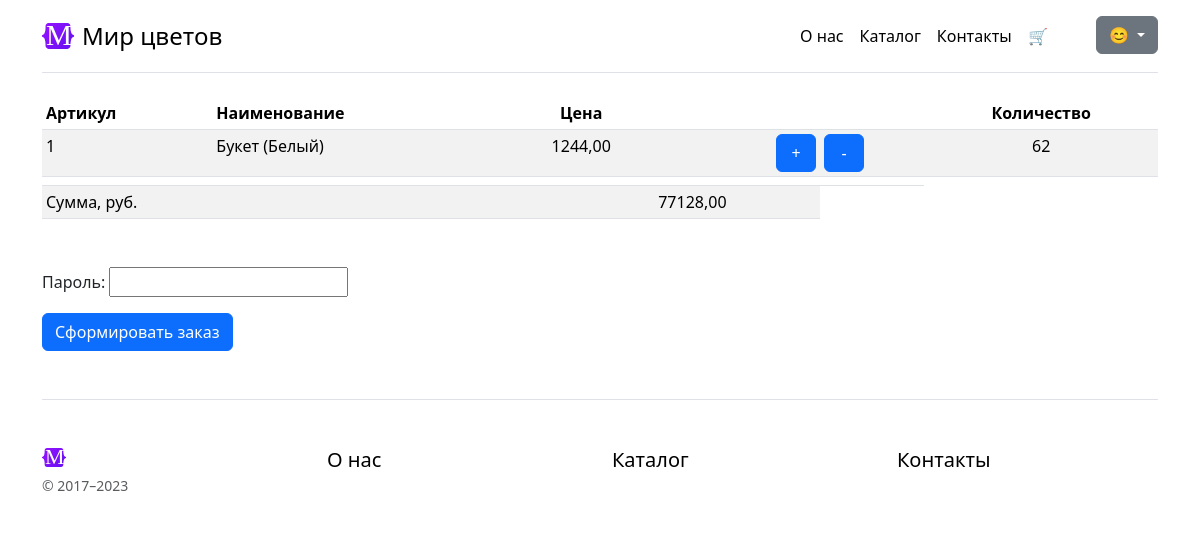
Before: /carts/ (signed in) with the older database file.
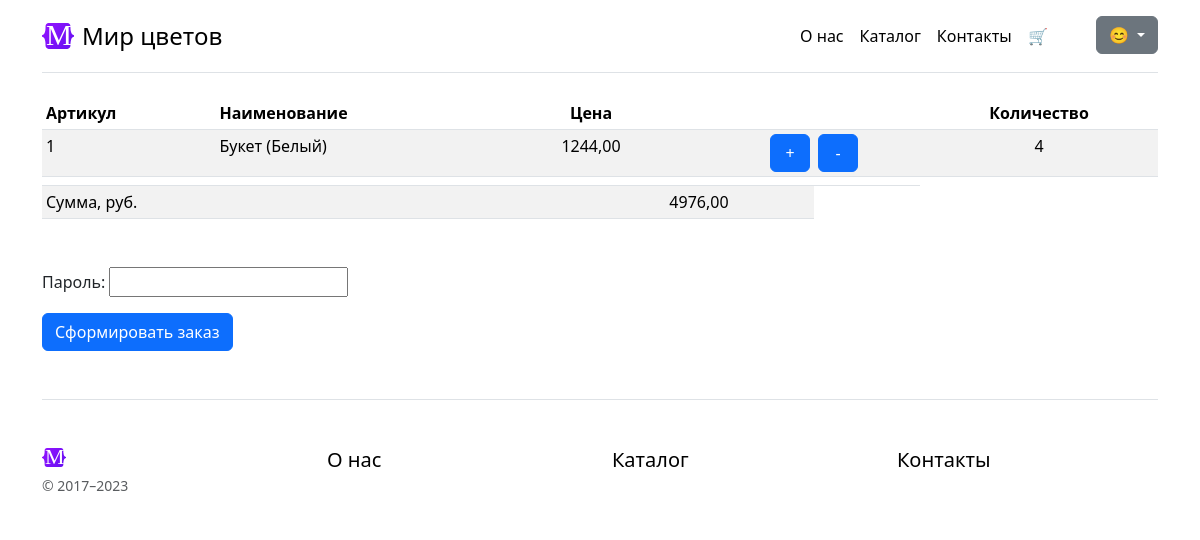
After: the same page with the newer database file.
### carts/models.py (models this page shows, shortened)
class Cart(UserMixin,
           models.Model):
    goods = models.ForeignKey("goods.goods",
                              on_delete=models.CASCADE,
                              verbose_name="Товар")
    quantity = models.IntegerField(blank=False,
                                   null=False,
                                   default=0,
                                   verbose_name="Количество")
    order = models.ForeignKey("orders.Order",
                              on_delete=models.CASCADE,
                              null=True,
                              blank=True, )
    class Meta:
        verbose_name = "Товар в корзине"
        verbose_name_plural = "Товары в корзинах"

### goods/models.py (models this page shows, shortened)
class Goods(NameMixin, models.Model):
    objects = models.Manager() # По умолчанию. Нужен для админки.
    in_stock = GoodsManager()
    added = models.DateTimeField(auto_now_add=True,
                                 verbose_name="Дата добавления")
    photo = models.ImageField(verbose_name="Фото")
    price = models.DecimalField(max_digits=10,
                                decimal_places=2,
                                verbose_name="Цена")
    origin = models.ForeignKey(
        "Country",
        on_delete=models.CASCADE,
        verbose_name="Страна-производитель",
    )
    color = models.ForeignKey(
        "Color",
        on_delete=models.CASCADE,
        verbose_name="Цвет",
    )
    category = models.ForeignKey(
        "Category",
        on_delete=models.CASCADE,
        verbose_name="Категория / Вид товара",
    )
    stock = models.PositiveIntegerField(default=0, null=False, blank=False, verbose_name="Остаток товара")
    class Meta:
        verbose_name = "Товар"
        verbose_name_plural = "Товары"

class Color(NameMixin, models.Model):
    class Meta:
        verbose_name = "Цвет"
        verbose_name_plural = "Цвета"

### carts/views.py (the view)
# urls.py: path("carts/", CartDetailView.as_view(), name="cart-detail"),
class CartDetailView(LoginRequiredMixin,
                     TemplateView):
    template_name = "carts/cart.html"
    def get_context_data(self, **kwargs):
        context = super().get_context_data(**kwargs)
        object_list = get_cart_contents(self.request.user)
        context["object_list"] = object_list
        context["order_form"] = OrderForm()
        context["total"] = get_total(object_list)
        return context

### carts/forms.py
class OrderForm(forms.Form):
    password = forms.CharField(
        label="Пароль",
        strip=False,
        widget=forms.PasswordInput(attrs={"autocomplete": "current-password"}),
    )

### carts/utils.py (called while the page is built)
def get_cart_contents(user):
    object_list = Cart.objects.filter(user=user).filter(order=None)
    return object_list

### carts/views.py (called while the page is built)
def get_total(a_queryset):
    sum = 0
    [sum := sum + elem.goods.price * elem.quantity for elem in a_queryset]
    return sum

### general/models.py (called while the page is built)
    def __str__(self):
        return self.name

### carts/templates/carts/cart.html (shortened to what this page needs)
{% extends 'general/parts/base.html' %}
{% load static %}
{% block content %}
{% if object_list %}
<div class="table-responsive">
    <table class="table table-striped table-sm">
        <thead>
        <tr>
            <th scope="col">Артикул</th>
            <th scope="col">Наименование</th>
            <th class="text-center" scope="col">Цена</th>
            <th scope="col"></th>
            <th scope="col"></th>
            <th class="text-center" scope="col">Количество</th>
        </tr>
        </thead>
        <tbody>
        {% for object in object_list %}
        <tr>
            <td>{{ object.goods.id }}</td>
            <td>{{ object.goods.name }} {% if object.goods.color %} ({{ object.goods.color }}) {% endif %}</td>
            <td class="text-center">{{ object.goods.price }}</td>
            <td class="text-end">
            {% include 'goods/parts/add_to_cart_form.html' with user_id=user goods_id=object.goods.id referer=request.get_full_path button_text="+" %}
            </td>
            <td class="text-start">
            {% include 'goods/parts/add_to_cart_form.html' with user_id=user goods_id=object.goods.id referer=request.get_full_path addend=-1 button_text="-" %}
            </td>
            <td class="text-center">{{ object.quantity }}</td>
        </tr>
        {% endfor %}
        {% include 'carts/parts/total.html' %}
        </tbody>
    </table>
</div>
{% else %}
<div class="px-4 py-5 my-5 text-center">
    <h1 class="display-5 fw-bold text-body-emphasis">В корзине пока пусто</h1>
</div>
{% endif %}
{% include 'carts/parts/order.html' with object_list=object_list %}
{% endblock %}

### general/templates/general/parts/base.html (shortened to what this page needs)
{% load static %}
{% include 'general/parts/header.html' %}
{% block content %}
{% endblock %}
{% include 'general/parts/footer.html' %}
{% include 'general/parts/close_body.html' %}

### general/templates/general/parts/header.html (shortened to what this page needs)
{% load static %}
<!doctype html>
<html lang="en" data-bs-theme="auto">
<head>
    <link rel="stylesheet" href="https://cdn.jsdelivr.net/npm/@docsearch/css@3">
    <link href="{% static 'general/css/bootstrap.min.css' %}" rel="stylesheet">
    <link href="{% static 'general/css/style.css' %}" rel="stylesheet">
    <link href="{% static 'general/css/sign-in.css' %}" rel="stylesheet">
</head>
<body>
<div class="container py-3">
    <header>
        <div class="d-flex flex-column flex-md-row align-items-center pb-3 mb-4 border-bottom">
            <a href="/" class="d-flex align-items-center link-body-emphasis text-decoration-none">
                <img id="home-logo" class="home-logo me-2" src="{% static 'companies/img/logo.svg' %}" alt="лого">
                <span class="fs-4">Мир цветов</span>
            </a>
            <nav class="d-inline-flex mt-2 mt-md-0 ms-md-auto">
                <a class="me-3 py-2 link-body-emphasis text-decoration-none" href="{% url 'about' %}">О нас</a>
                <a class="me-3 py-2 link-body-emphasis text-decoration-none" href="{% url 'goods-list' %}">Каталог</a>
                <a class="me-3 py-2 link-body-emphasis text-decoration-none" href="{% url 'contacts' %}">Контакты</a>
                {% if user.is_authenticated %}<a class="me-5 py-2 link-body-emphasis text-decoration-none"
                                                 href="{% url 'cart-detail' %}">&#128722;</a>{% endif %}
                <div class="dropdown">
                    <button class="btn btn-secondary dropdown-toggle" type="button" data-bs-toggle="dropdown"
                            aria-expanded="false" style="{width: 3em}">
                        {% if user.is_authenticated %}&#128522;{% else %}&#128542;{% endif %}
                    </button>
                </div>
            </nav>
        </div>
    </header>

### goods/templates/goods/parts/add_to_cart_form.html (shortened to what this page needs)
<form id="to-cart-form" class="to-cart-form" method="post" action="{% url 'add-to-cart' %}">
    <button id="to-cart-button" style="min-width: 2.5em;" class="btn btn-primary">{{ button_text|default:"В корзину" }}</button>
</form>

### carts/templates/carts/parts/total.html (shortened to what this page needs)
<tr>
    <td colspan="5"></td>
</tr>
<tr>
    <td scope="col" colspan="3">Сумма, руб.</td>
    <td scope="col">{{ total }}</td>
</tr>

### carts/templates/carts/parts/order.html (shortened to what this page needs)
{% if object_list %}
<form id="create-order" class="row g-3 mt-3" method="post" action="{% url 'create-order' %}">
    <div class="col-md-4">
        {{ order_form }}
        <button class="btn btn-primary mt-3" type="submit">Сформировать заказ</button>
    </div>
</form>
{% endif %}

### general/templates/general/parts/footer.html (shortened to what this page needs)
{% load static %}
<footer class="pt-4 my-md-5 pt-md-5 border-top">
    <div class="row">
        <div class="col-12 col-md">
            <img class="mb-2" src="{% static 'companies/img/logo.svg' %}" alt="" width="24" height="19">
            <small class="d-block mb-3 text-body-secondary">&copy; 2017–2023</small>
        </div>
        <div class="col-6 col-md">
            <h5><a class="me-3 py-2 link-body-emphasis text-decoration-none" href="{% url 'about' %}">О нас</a></h5>
        </div>
        <div class="col-6 col-md">
            <h5><a class="me-3 py-2 link-body-emphasis text-decoration-none" href="{% url 'goods-list' %}">Каталог</a></h5>
        </div>
        <div class="col-6 col-md">
            <h5><a class="me-3 py-2 link-body-emphasis text-decoration-none" href="{% url 'contacts' %}">Контакты</a></h5>
        </div>
    </div>
</footer>
</div>

### general/static/general/css/style.css (style rules this page uses)
.home-logo { width: 2em; }

### general/static/general/css/sign-in.css (style rules this page uses)
html, body { height: 100%; }

Changed rows visible on the page:
removed Cart: goods.id "1", goods.name "Букет", goods.color "Белый", goods.price "1244,00", button_text "+ -", quantity "62"
added Cart: goods.id "1", goods.name "Букет", goods.color "Белый", goods.price "1244,00", button_text "+ -", quantity "4"
Other visible differences:
{{ total }}: "77128,00" → "4976,00"
